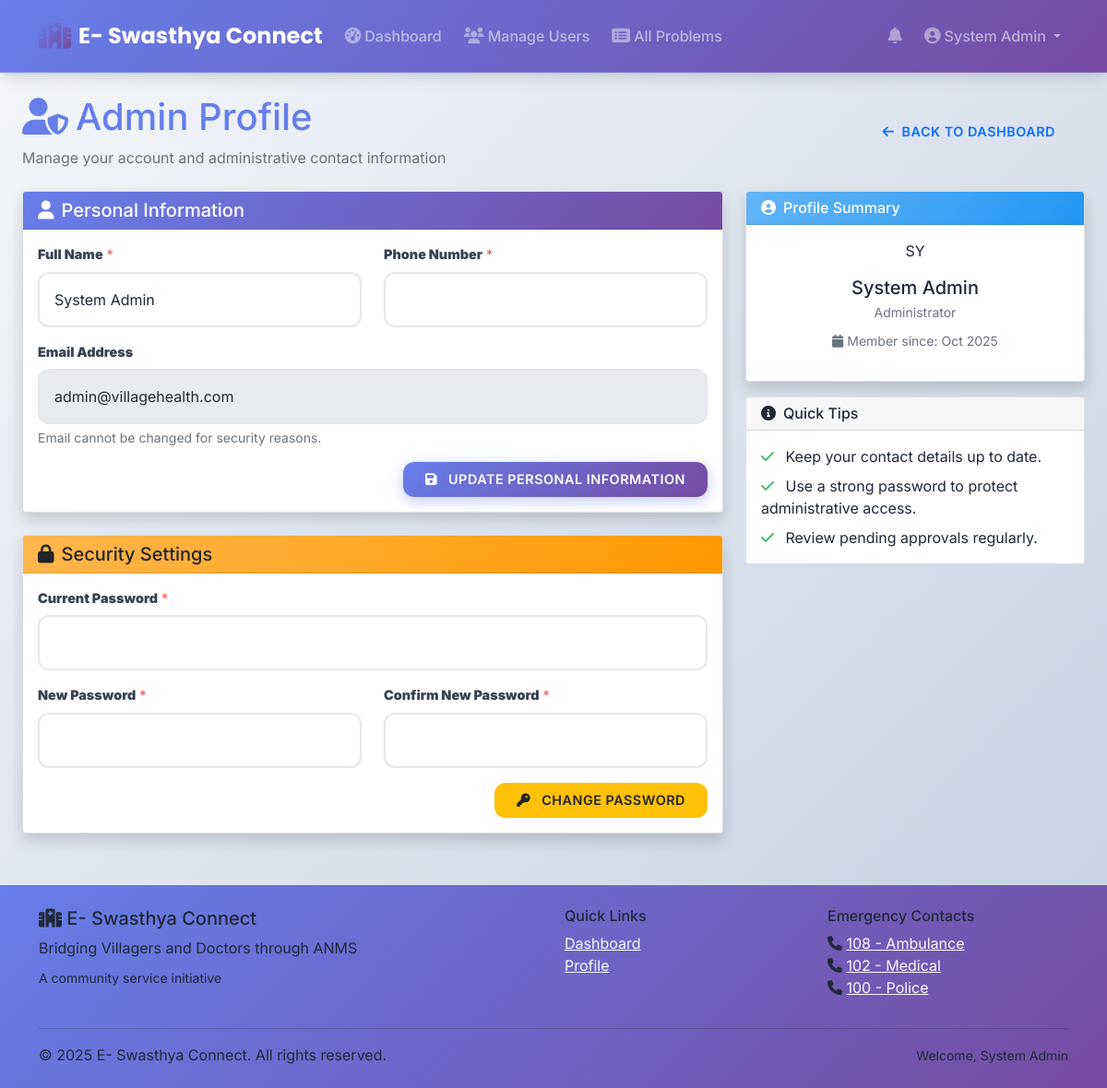
Screenshot of /admin/profile.php (signed in) with the database file from the repository.
### tables this page shows
CREATE TABLE users (
    id INT AUTO_INCREMENT PRIMARY KEY,
    name VARCHAR(255) NOT NULL,
    email VARCHAR(255) UNIQUE NOT NULL,
    password VARCHAR(255) NOT NULL,
    role ENUM('admin','villager','avms','doctor') NOT NULL,
    phone VARCHAR(20),
    village VARCHAR(100),
    status ENUM('active','inactive','pending') DEFAULT 'pending',
    registered_at TIMESTAMP DEFAULT CURRENT_TIMESTAMP,
    last_login TIMESTAMP NULL
);

### admin/profile.php (the view, shortened to what this page needs)
<?php
try {
    $pdo = getDBConnection();
    $stmt = $pdo->prepare("SELECT * FROM users WHERE id = ? AND role = 'admin'");
    $stmt->execute([$_SESSION['user_id']]);
    $user = $stmt->fetch();
} catch (Exception $e) {
    error_log('Admin profile fetch error: ' . $e->getMessage());
    setMessage('error', 'System error occurred.');
    redirect(SITE_URL . '/admin/dashboard.php');
}
include '../includes/header.php';
?>
<div class="container-fluid">
    <div class="row">
        <div class="col-12">
            <div class="page-header mb-4">
                <div class="d-flex justify-content-between align-items-center">
                    <div>
                        <h1 class="mb-2 text-primary"><i class="fas fa-user-shield me-2"></i>Admin Profile</h1>
                        <p class="text-muted mb-0">Manage your account and administrative contact information</p>
                    </div>
                    <div>
                        <a href="dashboard.php" class="btn btn-outline-primary me-2"><i class="fas fa-arrow-left me-1"></i>Back to Dashboard</a>
                    </div>
                </div>
            </div>
        </div>
    </div>
    <div class="row">
        <div class="col-lg-8">
            <div class="card shadow mb-4">
                <div class="card-header bg-primary text-white">
                    <h5 class="mb-0"><i class="fas fa-user me-2"></i>Personal Information</h5>
                </div>
                <div class="card-body">
                    <form method="POST" action="">
                        <div class="row">
                            <div class="col-md-6">
                                <div class="mb-3">
                                    <label class="form-label"><strong>Full Name</strong> <span class="text-danger">*</span></label>
                                    <input type="text" class="form-control" name="name" value="<?php echo htmlspecialchars($user['name'] ?? ''); ?>" required>
                                </div>
                            </div>
                            <div class="col-md-6">
                                <div class="mb-3">
                                    <label class="form-label"><strong>Phone Number</strong> <span class="text-danger">*</span></label>
                                    <input type="tel" class="form-control" name="phone" value="<?php echo htmlspecialchars($user['phone'] ?? ''); ?>" required>
                                </div>
                            </div>
                        </div>
                        <div class="mb-3">
                            <label class="form-label"><strong>Email Address</strong></label>
                            <input type="email" class="form-control" value="<?php echo htmlspecialchars($user['email'] ?? ''); ?>" readonly>
                            <div class="form-text">Email cannot be changed for security reasons.</div>
                        </div>
                        <div class="d-grid gap-2 d-md-flex justify-content-md-end">
                            <button type="submit" name="update_profile" class="btn btn-primary"><i class="fas fa-save me-2"></i>Update Personal Information</button>
                        </div>
                    </form>
                </div>
            </div>
            <div class="card shadow">
                <div class="card-header bg-warning text-dark">
                    <h5 class="mb-0"><i class="fas fa-lock me-2"></i>Security Settings</h5>
                </div>
                <div class="card-body">
                    <form method="POST" action="">
                        <div class="mb-3">
                            <label class="form-label"><strong>Current Password</strong> <span class="text-danger">*</span></label>
                            <input type="password" class="form-control" name="current_password" required>
                        </div>
                        <div class="row">
                            <div class="col-md-6">
                                <div class="mb-3">
                                    <label class="form-label"><strong>New Password</strong> <span class="text-danger">*</span></label>
                                    <input type="password" class="form-control" name="new_password" minlength="6" required>
                                </div>
                            </div>
                            <div class="col-md-6">
                                <div class="mb-3">
                                    <label class="form-label"><strong>Confirm New Password</strong> <span class="text-danger">*</span></label>
                                    <input type="password" class="form-control" name="confirm_password" minlength="6" required>
                                </div>
                            </div>
                        </div>
                        <div class="d-grid gap-2 d-md-flex justify-content-md-end">
                            <button type="submit" name="change_password" class="btn btn-warning text-dark"><i class="fas fa-key me-2"></i>Change Password</button>
                        </div>
                    </form>
                </div>
            </div>
        </div>
        <div class="col-lg-4">
            <div class="card shadow mb-3">
                <div class="card-header bg-info text-white">
                    <h6 class="mb-0"><i class="fas fa-user-circle me-2"></i>Profile Summary</h6>
                </div>
                <div class="card-body text-center">
                    <div class="profile-avatar-large mb-3">
                        <?php echo strtoupper(substr($_SESSION['user_name'], 0, 2)); ?>
                    </div>
                    <h5 class="mb-1"><?php echo htmlspecialchars($_SESSION['user_name']); ?></h5>
                    <p class="text-muted small mb-2">Administrator</p>
                    <div class="mb-3">
                        <small class="text-muted"><i class="fas fa-calendar"></i> Member since: <?php echo date('M Y', strtotime($user['registered_at'] ?? 'now')); ?></small>
                    </div>
                </div>
            </div>
            <div class="card">
                <div class="card-header">
                    <h6 class="mb-0"><i class="fas fa-info-circle me-2"></i>Quick Tips</h6>
                </div>
                <div class="card-body">
                    <ul class="list-unstyled mb-0">
                        <li class="mb-2"><i class="fas fa-check text-success me-2"></i> Keep your contact details up to date.</li>
                        <li class="mb-2"><i class="fas fa-check text-success me-2"></i> Use a strong password to protect administrative access.</li>
                        <li><i class="fas fa-check text-success me-2"></i> Review pending approvals regularly.</li>
                    </ul>
                </div>
            </div>
        </div>
    </div>
</div>
<?php include '../includes/footer.php'; ?>

### css/style.css (style rules this page uses)
:root { --primary-gradient: linear-gradient(135deg, #667eea 0%, #764ba2 100%); --primary-color: #667eea; --primary-dark: #5a67d8; --primary-light: #e6fffa; --secondary-gradient: linear-gradient(135deg, #667eea 0%, #764ba2 100%); --secondary-color: #4fd1c7; --secondary-dark: #319795; --success-gradient: linear-gradient(135deg, #81C784 0%, #4CAF50 100%); --success-color: #48bb78; --success-light: #f0fff4; --warning-gradient: linear-gradient(135deg, #FFB74D 0%, #FF9800 100%); --warning-color: #ed8936; --warning-light: #fffbf0; --danger-gradient: linear-gradient(135deg, #FF8A80 0%, #F44336 100%); --danger-color: #f56565; --danger-light: #fff5f5; --info-gradient: linear-gradient(135deg, #64B5F6 0%, #2196F3 100%); --info-color: #4299e1; --info-light: #ebf8ff; --white: #ffffff; --gray-50: #f9fafb; --gray-100: #f3f4f6; --gray-200: #e5e7eb; --gray-300: #d1d5db; --gray-400: #9ca3af; --gray-500: #6b7280; --gray-600: #4b5563; --gray-700: #374151; --gray-800: #1f2937; --gray-900: #111827; --bg-primary: #ffffff; --bg-secondary: #f8fafc; --bg-tertiary: #f1f5f9; --font-primary: 'Inter', -apple-system, BlinkMacSystemFont, 'Segoe UI', Roboto, sans-serif; --font-secondary: 'Poppins', -apple-system, BlinkMacSystemFont, 'Segoe UI', Roboto, sans-serif; --spacing-xs: 0.25rem; --spacing-sm: 0.5rem; --spacing-md: 1rem; --spacing-lg: 1.5rem; --spacing-xl: 2rem; --spacing-2xl: 3rem; --spacing-3xl: 4rem; --radius-sm: 0.375rem; --radius-md: 0.5rem; --radius-lg: 0.75rem; --radius-xl: 1rem; --radius-2xl: 1.5rem; --shadow-sm: 0 1px 2px 0 rgba(0, 0, 0, 0.05); --shadow-md: 0 4px 6px -1px rgba(0, 0, 0, 0.1), 0 2px 4px -1px rgba(0, 0, 0, 0.06); --shadow-lg: 0 10px 15px -3px rgba(0, 0, 0, 0.1), 0 4px 6px -2px rgba(0, 0, 0, 0.05); --shadow-xl: 0 20px 25px -5px rgba(0, 0, 0, 0.1), 0 10px 10px -5px rgba(0, 0, 0, 0.04); --shadow-2xl: 0 25px 50px -12px rgba(0, 0, 0, 0.25); --transition-fast: all 0.15s ease-in-out; --transition-base: all 0.25s ease-in-out; --transition-slow: all 0.35s ease-in-out; }
*, *::before, *::after { box-sizing: border-box; margin: 0; padding: 0; }
html { font-size: 16px; line-height: 1.5; scroll-behavior: smooth; }
body { font-family: var(--font-primary); font-weight: 400; color: var(--gray-800); background: linear-gradient(135deg, #f5f7fa 0%, #c3cfe2 100%); min-height: 100vh; -webkit-font-smoothing: antialiased; -moz-osx-font-smoothing: grayscale; }
.btn { display: inline-flex; align-items: center; gap: var(--spacing-xs); padding: var(--spacing-sm) var(--spacing-lg); font-size: 0.9rem; font-weight: 600; text-decoration: none; border: none; border-radius: var(--radius-lg); cursor: pointer; position: relative; overflow: hidden; transition: var(--transition-base); text-transform: uppercase; letter-spacing: 0.5px; }
.btn::before { content: ''; position: absolute; top: 0; left: -100%; width: 100%; height: 100%; background: linear-gradient(90deg, transparent, rgba(255, 255, 255, 0.3), transparent); transition: var(--transition-slow); }
.btn-primary { background: var(--primary-gradient); color: white; box-shadow: 0 4px 15px rgba(102, 126, 234, 0.4); }
.form-label { display: block; font-weight: 600; color: var(--gray-700); margin-bottom: var(--spacing-sm); font-size: 0.9rem; }
.form-control { width: 100%; padding: var(--spacing-md); font-size: 1rem; color: var(--gray-800); background: rgba(255, 255, 255, 0.8); border: 2px solid var(--gray-200); border-radius: var(--radius-lg); transition: var(--transition-base); backdrop-filter: blur(10px); -webkit-backdrop-filter: blur(10px); }
.form-control::placeholder { color: var(--gray-400); }
.text-center { text-align: center; }
.d-flex { display: flex !important; }
.d-grid { display: grid !important; }
.justify-content-between { justify-content: space-between !important; }
.align-items-center { align-items: center !important; }
.gap-2 { gap: var(--spacing-sm) !important; }
.mb-1 { margin-bottom: var(--spacing-xs) !important; }
.mb-2 { margin-bottom: var(--spacing-sm) !important; }
.mb-3 { margin-bottom: var(--spacing-md) !important; }
.mb-4 { margin-bottom: var(--spacing-lg) !important; }
.text-primary { color: var(--primary-color) !important; }
.text-success { color: var(--success-color) !important; }
.text-danger { color: var(--danger-color) !important; }
.text-muted { color: var(--gray-500) !important; }
.bg-primary { background: var(--primary-gradient) !important; }
.bg-warning { background: var(--warning-gradient) !important; }
.bg-info { background: var(--info-gradient) !important; }

### rows the page displays
users: name "System Admin", email "admin@villagehealth.com", registered_at "Oct 2025"

### other values shown
$_SESSION['user_name'] "System Admin"
substr($_SESSION['user_name'], 0, 2) "SY"
